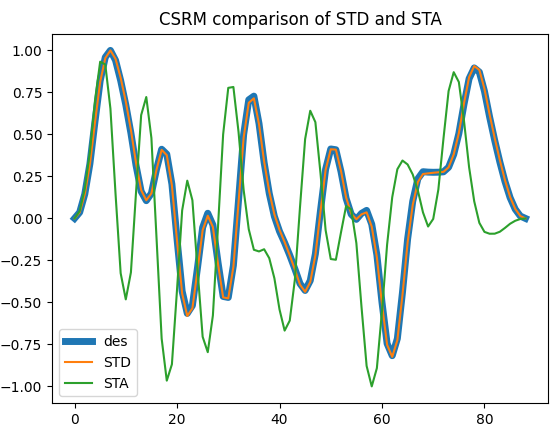

Here is the Python script that generated this plot:
import numpy as np
import matplotlib.pyplot as plt

from split1d_cuda.cupy_or_numpy import xp
from split1d_cuda.mock_real import generate_desired, learn_segments, dist
from split1d_cuda.basis_np import Basis as basis_np
from split1d_cuda.make_k import make_k9
from split1d_cuda.constants import smoothness
from split1d_cuda.conv import nbconv_1d2o as conv
from split1d_cuda.sim import sim_1D

from STA import get_sta, scale_k

def std_kernel(cycles, x, st_des, dims, u_des, T, A, B, b_des, Kd):
    b_lrn, u_lrn = [], u_des
    epochs, ep_skip, spikes_per_epoch, time_scale = 500, 500, 5, 1
    p_lr, caps = xp.asarray([0.95, 0.92, 1, 0.0]), xp.asarray([0.01, 0.01])
    U, distances, b_lrn = learn_segments(x, st_des, dims, b_lrn, u_lrn, T, A, epochs, ep_skip, spikes_per_epoch, time_scale, p_lr, caps)
    k_epochs, b_epochs, Kl_arr = [], [], [0]

    for i in range(cycles):
        U, distances, b_lrn = learn_segments(x, st_des, dims, b_lrn, u_lrn, T, A
            , epochs, ep_skip, spikes_per_epoch, time_scale, p_lr, caps)
        u_lrn = U
        Kl = make_k9(B,b_lrn)

        bd, bl = b_des[1]/np.max(b_des[1]), b_lrn[1]/np.max(b_lrn[1])
        kdist, bdist = dist(Kd[1],Kl[1]), dist(bd,bl),
        k_epochs += [kdist]
        b_epochs += [bdist]
        Kl_arr[0] = Kl[1]

        # if 2nd and/or third order are used, ex: dims=[10,5,5]
        kdist2 = dist(Kd[2],Kl[2]) if dims[1] > 0 else 0
        kdist3 = dist(Kd[3],Kl[3]) if dims[2] > 0 else 0
        print(i, kdist, bdist, kdist2, kdist3)

    return Kl[1], {'k_epochs': k_epochs, 'b_epochs': b_epochs, 'Kl_best' : Kl_arr}


def demo():
    seed, sig_length = 0, 10000
    batches, dims, u_des, T, A = 10, xp.asarray( [20,0,0] ), 1.2, 150, 1000
    # batches, dims, u_des, T, A = 200, xp.asarray( [20,5,5] ), 1.2, 150, 1000
    x, st_des, b_des = generate_desired( seed, sig_length, dims, u_des, T, A )
    (k, B, b) = basis_np( dims[0], smoothness )
    Kd  = make_k9( B, b_des )
    u_lrn = u_des

    # perform STD on (x, st_des) with a kernel shape of dims
    kstd, learning = std_kernel( batches, x, st_des, dims, u_des, T, A, B, b_des, Kd )

    b_sta = [i.copy()*0 for i in b_des]
    ksta = get_sta(x, Kd[1].size, st_des, b_sta, B, 4)
    
    plt.title('CSRM comparison of STD and STA')
    plt.plot(scale_k(Kd), lw=5, label='des' )
    plt.plot(scale_k([0, kstd]), label='STD')
    plt.plot(ksta, label='STA')
    plt.legend()
    plt.show()


if __name__ == "__main__":
    demo()
